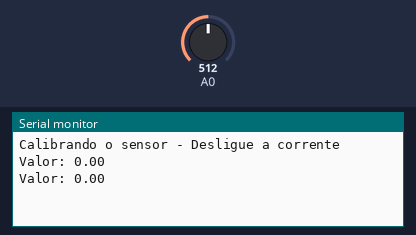
Bench run of a sketch on a simulated Arduino Uno, built with avr-gcc and run on an emulated ATmega328P. On the bench: the last lines printed to the serial monitor. Inputs (shaded band) come from the test bench; at power-on: A0 = 512.

Above: at 2.4 s.
2.5 s: A0 set to 716
At 3.5 s:
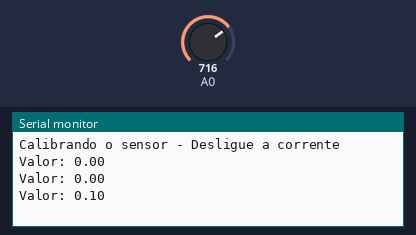
4.0 s: A0 set to 900
At 5.0 s:
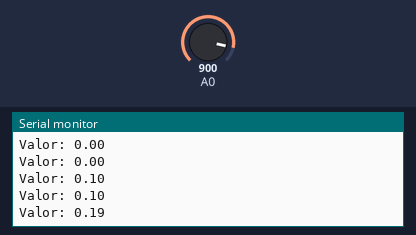
Timing chart, 0 to 7.0 s (numbered marks = the images above; inputs shaded):
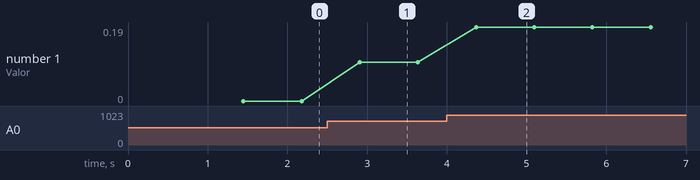

The sketch:

medidor_corrente.ino
```cpp
#define ADC 0.0048828125

float mv_sem_corrente = 0;

void setup()
{
  Serial.begin(9600);
  pinMode(A0, INPUT);
  mv_sem_corrente = calibra_sensor();
}

float calibra_sensor(){
  Serial.println("Calibrando o sensor - Desligue a corrente");
  delay(1000);

  float valor_medio =0;
  for (int i = 0; i < 300; i++){
     int byte_lido = analogRead(A0);
     float mv_lido = byte_lido * ADC ;//byte_lido * (5v / 1024 ou 10bits adc)
     valor_medio = valor_medio + mv_lido;
     delayMicroseconds(600);
  }

  valor_medio = valor_medio / 300;
  return valor_medio;
}

float get_amperes(){
   int byte_lido = analogRead(A0);
   float mv_lido = byte_lido * 0.0048828125 ;//byte_lido * (5v / 1024 ou 10bits adc)
   float amp = (mv_lido - 2.5) / 10;
   //amp = amp * 1000; //convertendo para milivolt
   //amp = amp /100; //sensibilidade do sensor
   return amp;
}

void loop()
{
   float amp = 0;

   for (int i = 0; i<300; i++){
      amp = amp + get_amperes();
      delayMicroseconds(600);
   }
   amp =amp / 300;

   Serial.print("Valor: ");
   Serial.println(amp);
   delay(500);
}
```

Measured:
- after the input at 2.5 s, the serial monitor: prints a new line after 0.41 s (image 1)
- after the input at 4.0 s, the serial monitor: prints a new line after 0.37 s (image 2)
- plotted number 1: 0 → 0.1 after the input at 2.5 s, 0.1 → 0.19 after the input at 4.0 s
